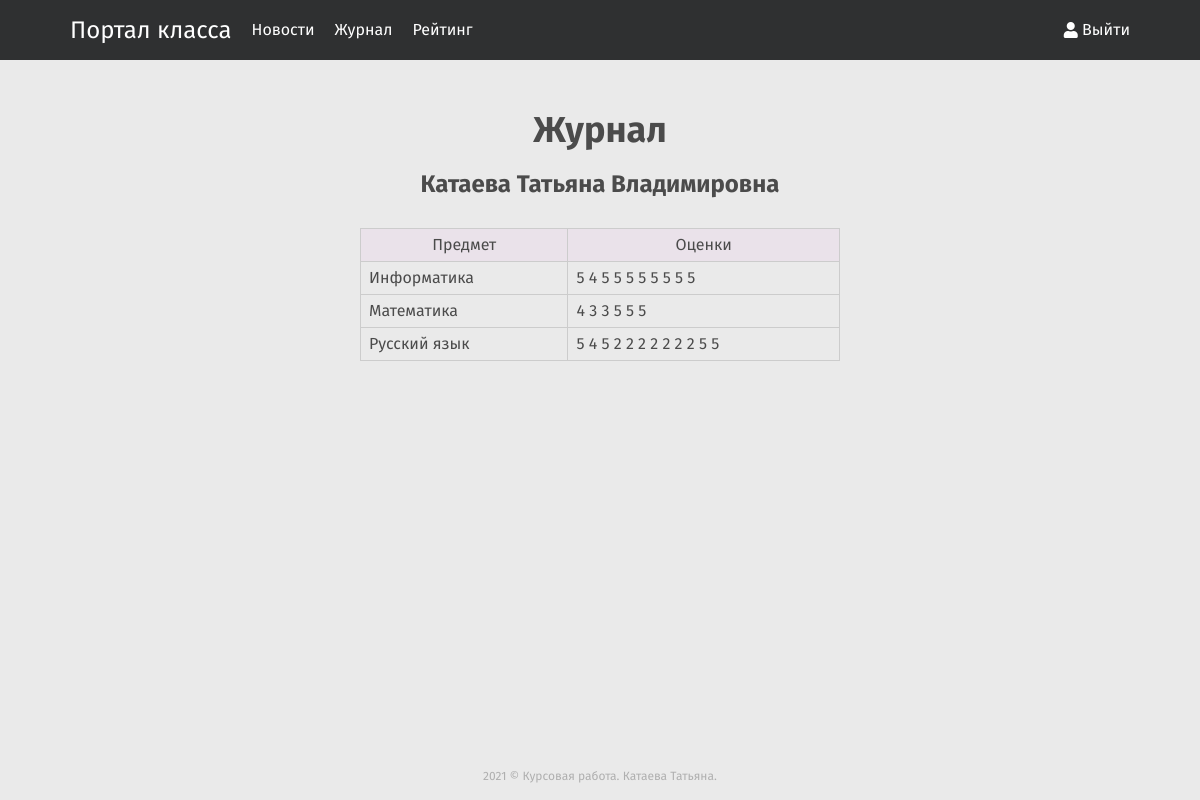
The page /journal (signed in) on the database its author committed.
### models/user.py (models this page shows)
class User(db.Model):
    id = db.Column(db.Integer, primary_key=True, autoincrement=True)
    name = db.Column(db.String(80), unique=False, nullable=False)
    email = db.Column(db.String(120), unique=True, nullable=False)
    password = db.Column(db.String, nullable=False)
    is_teacher = db.Column(db.Boolean, default=False)

### models/subject.py (models this page shows)
class Subject(db.Model):
    id = db.Column(db.Integer, primary_key=True, autoincrement=True)
    name = db.Column(db.String(80), nullable=False)

### models/raiting.py (models this page shows)
class Rating(db.Model):
    id = db.Column(db.Integer, primary_key=True, autoincrement=True)
    user_id = db.Column(db.Integer, db.ForeignKey('user.id'), nullable=False)
    user = db.relationship('User', backref=db.backref('ratings', lazy=False))
    subject_id = db.Column(db.Integer, db.ForeignKey('subject.id'), nullable=False,)
    subject = db.relationship('Subject')
    score = db.Column(db.Integer)

### app.py (the view)
@app.route('/journal')
def journal_page():
    from itertools import groupby
    def grouper(rating):
        return rating.subject.name
    user_id = session.get('userId')
    user = User.query.get(user_id)
    if user is None:
        return redirect(url_for('login_page'))
    ratings = groupby(sorted(user.ratings, key=grouper), key=grouper)
    return render_template('rating.html', data=ratings, user=user)

### templates/rating.html (shortened to what this page needs)
{% extends 'base.html' %}
{% block header %}
    <link rel="stylesheet" href="/static/css/rating.css">
{% endblock %}
{% block content %}
        <h1>Журнал </h1>
    <h2>{{ user.name }}</h2>
    <table>
        <tr>
            <th>Предмет</th>
            <th>Оценки</th>
        </tr>
        {% for subject,ratings in data %}
            <tr>
                <td>{{ subject }}</td>
                <td class="rates">
                    {% for rating in ratings %}
                        {{ rating.score }}
                    {% endfor %}
                </td>
            </tr>
        {% endfor %}
    </table>
{% endblock %}

### static/css/rating.css (style rules this page uses)
tr { border-bottom: 1px solid #ccc; }
td:first-child, th:first-child { border-left: 1px solid #ccc; }
td:not(:last-child), th:not(:last-child) { border-right: 1px solid #ccc; }
td, th { padding: 8px; }
.rates { display: flex; }
table { margin-top: 20px; width: 40%; border-collapse: collapse; border: 1px solid #ccc; }
th { background-color: rgba(234, 226, 234, 0.99); }

### static/css/style.css (style rules this page uses)
html { height: 100%; }
body { min-height: 100%; background-color: #eaeaea; font-family: 'Fira Sans', "Avenir Next", serif; display: flex; flex-direction: column; color: #4b4b4b; }
* { box-sizing: border-box; }
h1 { font-size: 36px; font-weight: bold; padding: 12px 0; }
h2 { font-size: 24px; font-weight: bold; padding: 12px 0; }

### rows shown on the page
User: name "Катаева Татьяна Владимировна"
Subject: name "Информатика"
Rating: score "5"
Rating: score "4"
Rating: score "5"
Rating: score "5"
Rating: score "5"
Rating: score "5"
Rating: score "5"
Rating: score "5"
Rating: score "5"
Rating: score "5"
Subject: name "Математика"
Rating: score "4"
Rating: score "3"
Rating: score "3"
Rating: score "5"
Rating: score "5"
Rating: score "5"
Subject: name "Русский язык"
Rating: score "5"
Rating: score "4"
Rating: score "5"
Rating: score "2"
Rating: score "2"
Rating: score "2"
Rating: score "2"
Rating: score "2"
Rating: score "2"
Rating: score "2"
Rating: score "5"
Rating: score "5"
